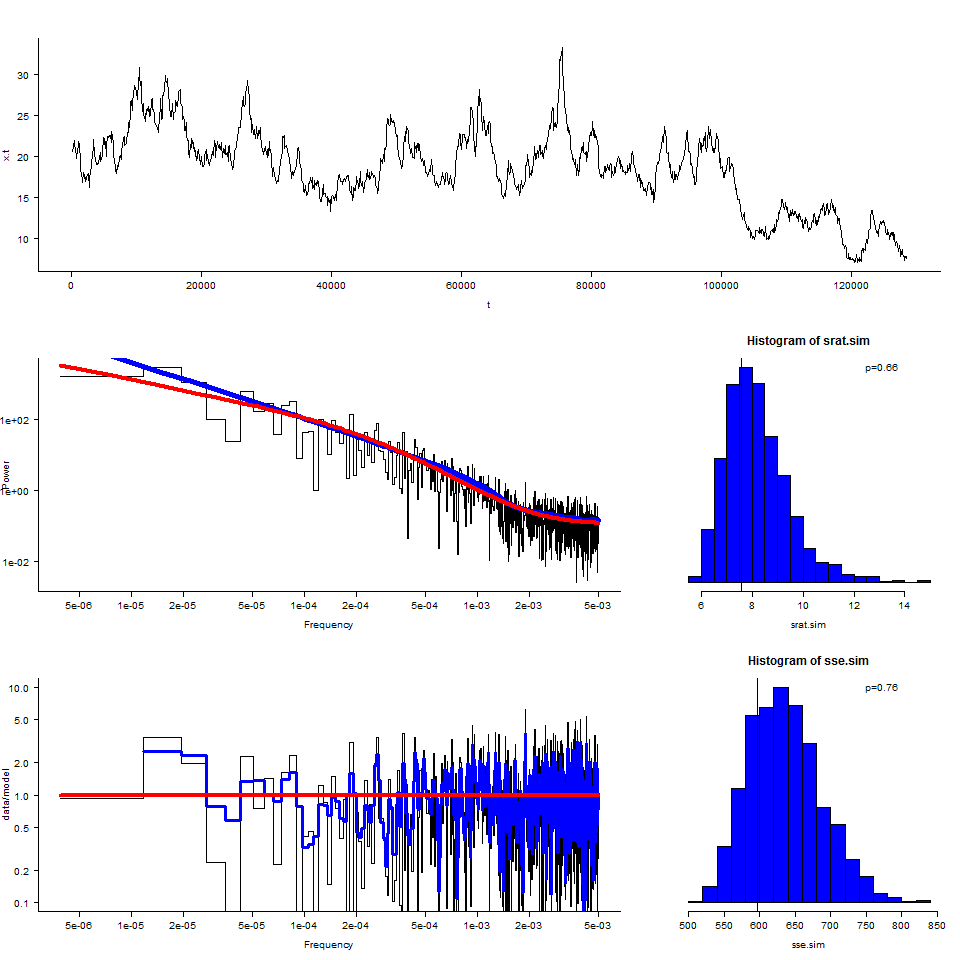

This chart was generated by the following R code:

# ------------------------------------------------
# define PSD model 
#
# Additional parameters that are not to be fitted but
# passed to the model functions are stored in the MOD
# array.

 model <- function(par, x, mod=c(0, 1.0)) {

   a.low <- mod[2]

   if (mod[1] == 0) { 
     y.mod <- model0(par, x) 
   } 

   if (mod[1] == 1) {
     y.mod <- model1(par, x, a.low)
   }

   if (mod[1] == 2) {
	y.mod <- model2(par, x)
   }

     if (mod[1] == 3) {
	y.mod <- model3(par, x, a.low)
   }

 return(y.mod)
}

# ------------------------------------------------
# define PSD model as a power law y = b*x^-a + c

model0 <- function(par, x) { 
  logmin <- -100
  a <- par[1]
  b <- par[2]
  c <- par[3]

  ly.mod <- -a*log(x)+b
  ly.mod <- pmax(ly.mod,logmin)
  y.mod <- exp(ly.mod) + exp(c)
  return(y.mod) 
}

# ------------------------------------------------
# define PSD model as a bending power law 
#
# y(x) = b*x^(-a1) / [1 + (x/x_b)^(a2-a1) ] + c
#
# y(x >> x_b) = A * x^(-a2) * x_b^(a2-a1)
# y(x << x_b) = A * x^(-a1)
#
# This is a power law of slope -a1 at x << x_b
# and a power law of slope -a2 at x >> x_b.
# Between these two extremes is smoothly changes
# from one slope to the other.
# (x_b is the break/bend point.)
#
# The parameters are stored in the one dimensional array par
# par = [a2, x_b, b, c]
#      a1  = power law index at x << x_b [given seperately]
#      a2  = power law index at x >> x_b
#      x_b = break point
#      b   = normalisation (input as log[N])
#      c   = constant
#
# x_b, b and c are passed to the function in log_10 units.

model1 <- function(par, x, a.low=1.0) {

  logmin <- -100

  a1 <- a.low
  a2 <- par[1]
  x_b <- par[2]
  b <- par[3]
  c <- par[4]

# convert x to log units

  logx <- log(x)

# set up arrays

  logq <- x*0
  y <- x*0

# Calculate bending factor q=1+z with z = (x/x_b)^(a2-a1).
# But to avoid overflow/underflow we calculate
#   log[z] = (a2 - a1) * (log[x] - log[x_b])

  logz <- (a2-a1)*(logx - x_b)

# split into regions of low, medium and high z.
# i.e. where x << x_b, x ~ x_b and x >> x_b
# and treat these seperately to avoid underflow/
# overflow errors

  lo <- (logz < -16)
  hi <- (logz > 16)
  me <- (logz > -16) & (logz < 16)

  if (sum(lo, na.rm=TRUE) > 0) { logq[lo] <- log(1.0) }
  if (sum(hi, na.rm=TRUE) > 0) { logq[hi] <- logz[hi] }
  if (sum(me, na.rm=TRUE) > 0) { logq[me] <- log(exp(logz[me])+1) }

# calculate log(y)

  logy <- -a1*logx - logq + b

# watch for very low/high values (catch over/underflow)

  lo <- (logy < logmin)
  hi <- (logy > -logmin)
  me <- (logy > logmin) & (logz < -logmin)

  if (sum(hi, na.rm=TRUE) > 0) { y[hi] <- exp(-logmin) }
  if (sum(me, na.rm=TRUE) > 0) { y[me] <- exp(logy[me]) }

  y <- y + exp(c)

  return(y)

}


# ------------------------------------------------
# define PSD model as a power law y = b*x^-a 

model2 <- function(par, x) { 
  logmin <- -100
  a <- par[1]
  b <- par[2]

  ly.mod <- -a*log(x)+b
  ly.mod <- pmax(ly.mod,logmin)
  y.mod <- exp(ly.mod) 
  return(y.mod) 
}

# ------------------------------------------------
# define PSD model as a bending power law 
#
# y(x) = b*x^(-a1) / [1 + (x/x_b)^(a2-a1) ] 
#
# y(x >> x_b) = A * x^(-a2) * x_b^(a2-a1)
# y(x << x_b) = A * x^(-a1)
#
# This is a power law of slope -a1 at x << x_b
# and a power law of slope -a2 at x >> x_b.
# Between these two extremes is smoothly changes
# from one slope to the other.
# (x_b is the break/bend point.)
#
# The parameters are stored in the one dimensional array par
# par = [a2, x_b, b]
#      a1  = power law index at x << x_b [given seperately]
#      a2  = power law index at x >> x_b
#      x_b = break point
#      b   = normalisation (input as log[N])
#
# x_b, b are passed to the function in log_10 units.

model3 <- function(par, x, a.low=1.0) {

  logmin <- -100

  a1 <- a.low
  a2 <- par[1]
  x_b <- par[2]
  b <- par[3]

# convert x to log units

  logx <- log(x)

# set up arrays

  logq <- x*0
  y <- x*0

# Calculate bending factor q=1+z with z = (x/x_b)^(a2-a1).
# But to avoid overflow/underflow we calculate
#   log[z] = (a2 - a1) * (log[x] - log[x_b])

  logz <- (a2-a1)*(logx - x_b)

# split into regions of low, medium and high z.
# i.e. where x << x_b, x ~ x_b and x >> x_b
# and treat these seperately to avoid underflow/
# overflow errors

  lo <- (logz < -16)
  hi <- (logz > 16)
  me <- (logz > -16) & (logz < 16)

  if (sum(lo, na.rm=TRUE) > 0) { logq[lo] <- log(1.0) }
  if (sum(hi, na.rm=TRUE) > 0) { logq[hi] <- logz[hi] }
  if (sum(me, na.rm=TRUE) > 0) { logq[me] <- log(exp(logz[me])+1) }

# calculate log(y)

  logy <- -a1*logx - logq + b

# watch for very low/high values (catch over/underflow)

  lo <- (logy < logmin)
  hi <- (logy > -logmin)
  me <- (logy > logmin) & (logz < -logmin)

  if (sum(hi, na.rm=TRUE) > 0) { y[hi] <- exp(-logmin) }
  if (sum(me, na.rm=TRUE) > 0) { y[me] <- exp(logy[me]) }

  return(y)

}


# ------------------------------------------------
# define periodogram log likelihood function
# S = -log(likelihood)

mlogl <- function(par, x, y, mod=c(0, 1.0)) {
  mody <- model(par, x, mod=mod)
  l <- sum( log(mody) + y/mody , na.rm=TRUE)
  return(l)
}

# ------------------------------------------------
# define posterior in terms of likelihood * prior
# for the parameters. Actually we work with  
# -log[posterior] = -log[likelihood] + -log[prior]

lpost <- function(par, x, y, mod=c(0, 1.0)) {
  ml.post <- mlogl(par, x, y, mod=mod) + mlprior(par, mod=mod)
  return(ml.post)
}


# ------------------------------------------------
# Define the prior densities for the parameter
# of the model. Actually, calculate the minus
# log prior density, which can then be combined
# with the minus log likelihood (MLOGL).

mlprior <- function(par, mod=c(0, 1.0)) {

# smallest allowed log(number) - to avoid underflow
# and -log(0) infinities.

  logmin <- -100

# set allowed range of parameters

  alim <- c(-1,8)

# define prior density at parameters = par
# as the product of the prior densities 
# for each parameter

  if ( mod[1] == 0 ) {
     a <- par[1]
     b <- par[2]
     c <- par[3]
     pa <- (a >= min(alim) && a <= max(alim))
     pb <- 1.0
     pc <- 1.0
     pr <- pa*pb*pc
  } 

  if (mod[1] == 1) {
     a <- par[1]
     b <- par[2]
     c <- par[3]
     d <- par[4]
     pa <- (a >= min(alim) && a <= max(alim))
     pb <- 1.0
     pc <- 1.0
     pd <- 1.0

# Alternative priors using Normal densities (for RE J1034)
#     pa <- dnorm(a,mean=2,sd=2)
#     pb <- dnorm(b,mean=-6.9,sd=2.3)
#     pc <- dnorm(c,mean=-4.6,sd=2.3)
#     pd <- dnorm(d,mean=0,sd=2.3)

     pr <- pa*pb*pc*pd
  }

  if (mod[1] == 2) {
     a <- par[1]
     b <- par[2]
     pa <- (a >= min(alim) && a <= max(alim))
     pb <- 1.0
     pr <- pa*pb
  } 

  if (mod[1] == 3) {
     a <- par[1]
     b <- par[2]
     c <- par[3]
     pa <- (a >= min(alim) && a <= max(alim))
     pb <- 1.0
     pc <- 1.0

     pr <- pa*pb*pc
  }


# take the log, watching out for zeros

  if (pr > 0) {
    mlp <- -log(pr)
  } else {
    mlp <- -logmin
  }

  return(mlp)

}

# ------------------------------------------------
# function to compute the periodogram from an input
# time series

pgram <- function(x, dt, rms=TRUE, leahy=FALSE, plotq=TRUE) {
  N <- length(x)
  df <- 1/(N*dt)
  f <- seq(1,N/2)*df
  x.mean <- mean(x)

# define the different normalisation options

  norm <- 2.0*dt/N
  if (rms == TRUE && leahy == FALSE) { 
    norm <- norm/x.mean^2 
    ylab <- "Power density [(rms/mean)^2/Hz]"
  }
  if (leahy == TRUE) { 
    norm <- norm/x.mean 
    ylab <- "Power density [Leahy norm.]"
  }
  if (leahy == FALSE && rms == FALSE) {
    ylab <- "Power density [abs. norm.]"
  }
  xlab <- "Frequency"

# calculate the FFT, square it and normalise

  p <- fft(x)
  pow <- abs(p[2:(N/2+1)])
  pow <- pow * pow * norm

# make a plot if requested

  if (plotq == TRUE) {
    plot(f, pow, bty="l", type="s", log="xy", bty="l")

    n.filt <- 10
    filt <- array(1, dim=n.filt)/n.filt
    filter.y <- filter(log(pow), filter=filt)
    filter.y <- exp(filter.y + 0.577214)
    lines(f, filter.y, type="l", col="red", lw=5)

    filt <- c(0.25, 0.5, 0.25)
    filter.y <- filter(pow, filter=filt)
    lines(f, filter.y, type="s", col="green", lw=3)

    smooth.per <- lowess(log(f), log(pow), f=0.1)
    smooth.x <- exp(smooth.per$x)
    smooth.y <- exp(smooth.per$y + 0.557214) 
    lines(smooth.x, smooth.y, type="l", col="blue", lw=5)
  }

# put the results in a list to return

  per <- list(f=f, p=pow, ylab=ylab, xlab=xlab, p.smooth=filter.y)

  return(per)
}

# ------------------------------------------------
# The MCMC routine. Metropolis-Hastings algorithm
# using a Normal random walk for the proposal 
# distribution.
#
#  theta.0 - vector of starting parameter values
#  cov     - covariance matrix for proposal dist.
#  M       - number of parameters in theta
#  N       - number of iterations to run
#  accept  - counter for number of acceptances

mchain <- function(x, y, N, mod=c(0, 1.0), theta.0, cov, discard=floor(N/2)) {

# load the MNORMT package (for multivariate normals RMNORM)

  require(mnormt)

# set up output arrays

  M <- length(theta.0)
  theta <- array(0, dim=c(M,N))
  log.p <- array(0, dim=N)
  accept <- 0

# starting location of chain

  theta[,1] <- theta.0
  log.p[1] <- lpost(theta[,1], x, y, mod=mod)

# loop over the chain

  for (t in 2:N) {

# draw a value from the proposal distribution

#    theta.prop <- rmnorm(1, theta[,t-1], cov)

# or use alternative proposal (Student's T distribution)

    theta.prop <- rmt(1, theta[,t-1], cov/3, df=3)

# compute ratio of posteriors at new and old locations
#   r = p(theta.prop|data)/p(theta[t-1]|data)
# in terms of the minus log posterior function lpost
# this is log[p(theta.old|data)] - log[p(theta.new|data)]

  log.pnew <- lpost(theta.prop, x, y, mod=mod)
  log.r <- log.p[t-1] - log.pnew
  
# decide whether or not to update theta.
# theta is updated with probability min(r,1)
# otherwise it is left as before.

  log.r <- min(log.r,0)
  r <- exp(log.r)
  update <- sample(c(TRUE,FALSE), size=1 ,prob=c(r,1-r))
  if (update) {
    theta[,t] <- theta.prop
    log.p[t] <- log.pnew
    if (t > discard) { accept <- accept+1 }
  } else {
    theta[,t] <- theta[,t-1]
    log.p[t] <- log.p[t-1]
  }

# end of loop over the chain

# uncomment this line to output iterations in real time
#  cat("-->", t, theta[,t], r, log.p[t], update, fill=TRUE)

  }

# once the chain has run we discard the first
# section - to remove memory of the starting point

  theta <- theta[,(discard+1):N]
  log.p <- log.p[(discard+1):N]
  L <- N - discard 
  accept <- accept/L

  mcmc.out <- list(theta=theta, 
                   accept=accept,
                   log.p=log.p, L=L)

  return(mcmc.out)
}

# ------------------------------------------------
# Produce some diagnostic plots of MCMC output
# Specifically, plot the time series, autocorrelation
# and histogram for each parameter of each chain

  mcmc.diag <- function(mcmc,theta.map,theta.err,j) {

  M <- dim(mcmc$theta)[1]

  cat(" acceptance rate: ",mcmc$accept,fill=TRUE)

  par(mfrow=c(M,3))

  txt <- paste("Chain",j)  
  for (m in 1:M) {

    lab <- paste("theta[",m,"]", sep="")
    plot(mcmc$theta[m,], type="l", ylab=lab, xlab="t", bty="n")
    if (m == 1) { title(txt) }

    hist(mcmc$theta[m,], prob=TRUE, col="blue", xlab=lab, main="")
    xlim <- c(-3,3)*theta.err[m]+theta.map[m]
    x <- seq(xlim[1], xlim[2], length.out=100)
    lines(x, dnorm(x, mean=theta.map[m], sd=theta.err[m]))

    acf(mcmc$theta[m,], lag.max=30, main=lab)

    }

  }

# ------------------------------------------------
# for each parameter theta[1]...theta[M]
# calculate the R.hat statistic (Gelman & Rubin 1992)
# See also Gelman et al. (2004, sect 11.6)

  Rhat <- function(theta, M, L) {

    R.hat <- array(0, dim=M)
    for (m in 1:M) {
      tj <- theta[m,,]
      sj <- apply(tj, 2, var)
      W <- mean(sj)
      mj <- apply(tj, 2, mean)
      B <- var(mj)*L
      v <- (L-1)/L*W + B/L
      R.hat[m] <- sqrt(v/W)
  
      cat("-- Theta[",m,"] R.hat = ",R.hat[m],sep="")
      if (R.hat[m] > 1.2) { 
        cat(" ** High R.hat. Check results. **",fill=TRUE)
      } else {
        cat(" -- Good R.hat.", fill=TRUE)
      }
    }
    return(R.hat)
  }

# ------------------------------------------------
# The master MCMC routine

  mcmc <- function(x, y, N, J, mod=c(0, 1.0), theta.map, cov, discard=floor(N/2)) {

  M <- length(theta.map)
  L <- N - discard
  theta.err <- sqrt(diag(cov))
  theta <- array(0, dim=c(M, L, J))

  cat("----------------------------------------- \n")
  cat("-- MCMC analysis \n")
  cat("-- ",J," chains, each with ",N," iterations (first ",
          discard," discarded) \n", sep="")
  cat("-- n.sims = ", J*L, " iterations saved \n")

# loop over multiple chains j=1,...,J

  for (j in 1:J) {

     theta.0 <- theta.map + sample(c(2,3,-3,-2),replace=TRUE,size=M)*theta.err
     mc.out <- mchain(x, y, N, mod=mod, theta.0, cov, discard)
     L <- mc.out$L
     cat("-- Chain",j)

# run diagnostic plots for each chain

     mcmc.diag(mc.out, theta.map, theta.err, j)

# then collate the chains into one array

     theta[,,j] <- mc.out$theta
  }

# perform checks for convergence of the J chains

  mcmc.conv(theta, M, L, J)

# collate the results from J chains into one array
# return the MCMC draws to the calling routine

  dim(theta) <- c(M, J*L)

# transpose the array from an M*N matrix to N*M
# where M = no parameters and N = no simulations.

  theta <- t(theta)

# label the columns 

  colnames(theta) <- paste("theta[",1:M,"]", sep="")

  return(theta)

}

# ------------------------------------------------
# Perform checks for convergence of multiple
# Markov chains. Uses Gelman & Rubin's R.hat
# for each parameter, and also a visual check of
# the 80% regions for each parameter.

  mcmc.conv <- function(theta, M, L, J) {

  layout(t(c(1,2)), widths=c(0.3,0.7))

# Calculate R.hat (Gelman & Rubin 1992) for each
# parameter as a check for convergence of chains

  R.hat <- Rhat(theta, M, L)

# plot the R.hat results

  plot(R.hat, 1:M, xlim=c(1,2), ylim=c(0.5,M+0.5), bty="n", pch=16, yaxp=c(1,M,M-1),
  xlab="R.hat", ylab="Parameter")
  abline(v=1.1, lty=2)
  axis(3)

# for each parameter theta[1]...theta[M]
# calculate and plot the 80% intervals from each chain

  plot(rep(0,M+1), 1:(M+1), ylim=c(0.5,M+0.5), xlim=c(-2,2), type="n", bty="n",
    ylab="Parameter", xlab="80% region (scaled)", yaxp=c(1,M,M-1))
  axis(3)

  for (m in 1:M) {
    tj <- theta[m,,]
    intv <- apply(tj, 2, quantile, prob=c(0.1,0.9))
    ci0 <- intv[1,]
    ci1 <- intv[2,]
    mt <- apply(tj, 2, mean)
    scale <- mean(ci1-ci0)/2
    offset <- mean(mt)
    ci0 <- (ci0 - offset)/scale
    ci1 <- (ci1 - offset)/scale
    for (j in 1:J) {
      x <- m + (j-1)/J/4
      segments(ci0[j], x,ci1[j], x, col=j)
    }
  }

  }



# ------------------------------------------------

infer <- function(theta) {

  cat("----------------------------------------- \n")
  cat("-- MCMC inferences \n")

  N <- dim(theta)[1]
  M <- dim(theta)[2]

# compute the covariance matrix from the simulated draws

  covar <- cov(theta)
  cat("-- Covariance matrix (from simulations) \n")

# print on screen

  print(covar)

# calculate for each parameter its mean and
# equal tail 90% interval. These are the posterior
# means and 90% credible intervals from the MCMC.

  theta.mean <- apply(theta, 2, mean)
  theta.sd <- apply(theta, 2, sd)
  theta.ci <- apply(theta, 2, quantile, prob=c(0.05,0.95))

# collect the output into one array

  result <- cbind(theta.mean, theta.sd, t(theta.ci))

# put some names on the rows/columns to make it
# easier to read.

  colnames(result) <- c("mean", "sd", "5%", "95%")
  rownames(result) <- colnames(theta)

# print the output on screen

  cat(" \n")
  cat("-- Posterior summaries of parameters \n")
  print(result)

# 2D correlation plots of the parameters
#  pairs(theta, gap=0, labels=colnames(theta), pch=".")

#  for (i in 1:M) { labels[i] <- expression(theta[i]) }
  cont.pairs(theta)

# return the output to the calling routine

  return(result)

  }


# ------------------------------------------------
# Model fitting function
# uses NLM to minimise the minus log posterior
# (or likelihood).

  fit.model <- function(x, y, mod=c(0, 1.0), par.0, obs=FALSE, ylab="Power") {

# define the size, resolution of the data
# and number of model parameters

    nx <- length(x)
    dx <- x[1]
    M <- length(par.0)

# before minimising the fit statistic we make a crude
# estimate of the normalisation in order that this is
# of the right order to begin with.
# We renormalise the power law by taking the ratio of
# the observed power to the model power.

   var.obs <- sum(y)
   var.mod <- sum(model(par.0, x, mod=mod))
   renorm <- (var.obs/var.mod)
   if (mod[1] == 0) { par.0[2] <- par.0[2] + log(renorm) }
   if (mod[1] == 1) { par.0[3] <- par.0[3] + log(renorm) }
   if (mod[1] == 2) { par.0[2] <- par.0[2] + log(renorm) }
   if (mod[1] == 3) { par.0[3] <- par.0[3] + log(renorm) }

# minimise the function lpost starting from position
# par.0. If this is the real data (obs=TRUE) then
# also calculate the hessian matrix (second derivatives
# of lpost). This can be inverted to get the covariance
# matrix and the mode.

    result <- nlm(lpost, par.0, hessian=obs, x=x, y=y, mod=mod)

# Store the result - MAP = maximum a posteriori

    theta.map <- result$estimate

# compute the model at the posterior mode

    y.map <- model(theta.map, x, mod=mod)

# compute the deviance (-2 * log likelihood)

    D.obs = 2.0*mlogl(theta.map,x,y,mod=mod)

# and highest outlier R.max = max(2*data/model)

    rat <- 2.0*(y/y.map)
    T.obs <- max(rat)
    j.peak <- which.max(rat)
    f.peak <- x[j.peak]

# compute the KS statistic comparing the data/mode
# residuals to an exponential distribution (~chi^2_2/2)

    ks.out <- ks.test(rat/2, "pexp")
    ks <- ks.out$statistic

# highest outlier from smoothed data.
# i.e. smooth raw periodogram with a filter
# and take ratio of smoothed data to fitted model

    kern <- c(0.25, 0.5, 0.25)
    y.smooth <- filter(y, filter=kern)
    rat.smooth <- 2.0*(y.smooth/y.map)
    srat <- max(rat.smooth, na.rm=TRUE)
    sj.peak <- which.max(rat.smooth)
    sf.peak <- x[sj.peak]

# compute the sum of the square standardised residuals
# (like chi square). See Anderson et al. (1990; ApJ, 364, 699)

    sse <- sum(((y-y.map)/y.map)^2)

# If obs == TRUE (i.e. this is the "real" observation)
# then present the results of the model fitting to the
# user. Otherwise (e.g. if this is a simulation) remain
# silent.

    if (obs == TRUE) {

# plot the MAP model and data/model residuals
# save the existing plotting parameters, 
# to be restored once finished

      par.mfrow <- par()$mfrow
      par.mfcol <- par()$mfcol
      par.mar <- par()$mar
      par.oma <- par()$oma

      layout(matrix(c(1,2)), heights=c(1.5,1))
      par(mar=c(0,6,0,0),oma=c(0,2,2,2))
  
      x.plot <- c(x[1]-dx/2,x)
      y.plot <- model(theta.map, x.plot, mod=mod)
      plot(x-dx/2, y, log="xy", type="s", xlab="", ylab=ylab, xaxt="n", bty="l")
      axis(1, labels=FALSE)
      lines(x.plot, y.plot, lty=1, lwd=4, col="red")

      par(mar=c(6,6,0,0))
      plot(x-dx/2, rat/2, log="xy", type="s", xlab="Frequency", ylab="data/model", bty="l")
      lines(range(x)-dx/2,c(1,1), lwd=4, col="red")

# restore the graphics device parameters

      par(mfcol=par.mfcol, mfrow=par.mfrow, oma=par.oma, mar=par.mar)

# calculate errors based on Normal approximation 

      theta.cov <- solve(result$hessian)
      theta.err <- sqrt(diag(theta.cov))

# present results on screen

      cat("----------------------------------------- \n")
      cat("-- Model ",mod," result: \n", sep="")
      for (i in 1:M) {
        cat("--   theta[",i,"] = ", theta.map[i]," +/- ", theta.err[i],
          sep="",fill=TRUE)
      }

# minimisation diagnostics

      if (result$code == 3) {
        cat ("** Last global step in NLM failed to locate a point
          lower than estimate.\n")
      }
      if (result$code == 4) {
        cat("** Iteration limit exceeded in NLM. \n")
      }
      if (result$code == 5) {
        cat("** Maximum stepsize in NLM exceeded five times. \n")
      }
    
# display the deviance and highest outlier from observation
   
      cat(" ",fill=TRUE)
      cat("-- Number of frequencies = ", nx, fill=TRUE)
      cat("-- Deviance [-2 log L] D = ", D.obs, fill=TRUE)
      cat("-- Highest data/model outlier 2I/S = ", T.obs)
      cat(" at frequency ", f.peak, fill=TRUE)
      cat("-- Highest smoothed data/model outlier 2Sm[I]/S = ", srat)
      cat(" at frequency ", sf.peak, fill=TRUE)

# calculate the expected summed residual conditional on the model
# begin correct: S=sum(2*data/model) --> E[S] = 2N and V[S] = 4N
# since 2*data/model is chi^2_2 per data point.

      S.obs <- sum(rat)
      S.exp <- 2.0*(nx-M) 
      S.sd <- sqrt(4.0*(nx-M))

      cat("-- Summed residual S = ", S.obs, sep="", fill=TRUE)
      cat("-- Expected S ~ ", S.exp," +/- ", S.sd, sep="", fill=TRUE)

      cat("-- KS test p-value (use with caution) p = ", ks.out$p.value,
           sep="", fill=TRUE)
      cat("-- Merit function (SSE) = ", sse, fill=TRUE,sep="")

    } else {

      theta.cov <- 0

    }

# include the fitted parameters, covariance and test 
# statistics in the output list
  
  result <- list(theta.map=theta.map, theta.cov=theta.cov,
                 T=T.obs, D=D.obs, f.peak=j.peak, ks=ks, sse=sse,
                 y.fit=y.map, srat=srat)

  return(result)

  }

# ------------------------------------------------
  pp <- function(theta, x, mod=c(0, 1.0), Q=dim(theta)[2], x0) {

# use the MCMC draws from the posterior to perform
# posterior predictive checks. 
# Randomly draw parameters theta.sim, use these to
# produce some simulated data y.sim. Fit the
# data and record the test quantities (as with the true data).

# randomly shuffle the MCMC output to mix the
# individual chains

    L <- dim(theta)[1]
    M <- dim(theta)[2]
    theta <- theta[sample(1:L),]

# Q = number of simulations (Q <= L)

    Q <- min(Q, L)

# initialise arrays for storing the test quantities

    D <- array(0, dim=Q)
    T <- D
    f.peak <- D
    ks <- D
    sse <- D
    y0 <- D
    lrt <- D
    srat <- D

    nx <- length(x)

# loop over Q simulations

    cat("----------------------------------------- \n")
    cat("-- Posterior predictive checks with ",Q," simulations",sep="",fill=TRUE)

    jump <- floor(Q/10)
    for (sim in 1:Q) {

      theta.sim <- theta[sim,]                # draw random paras
      y.sim <- model(theta.sim, x, mod=mod)   # 'true' spectrum
      y.sim <- y.sim*rexp(nx)                 # random data

      fit.sim <- fit.model(x, y.sim, mod=mod, theta.sim) # fit data

# store output

      D[sim] <- fit.sim$D                     
      T[sim] <- fit.sim$T
      ks[sim] <- fit.sim$ks
      sse[sim] <- fit.sim$sse
      f.peak[sim] <- fit.sim$f.peak
      y0[sim] <- y.sim[x0]
      srat[sim] <- fit.sim$srat     

      lrt[sim] <- calc.lrt(x, y.sim, mod=mod, theta.sim, D[sim])
 
      if (sim %% jump == 0) { cat("-- ",sim/jump*10,"%",sep="",fill=TRUE) }
    }

    pp.out <- list(T.sim=T, D.sim=D, f.sim=f.peak, ks.sim=ks, sse.sim=sse, 
                   y0=y0, lrt.sim=lrt, srat.sim=srat)  
    return(pp.out)

  }

# ------------------------------------------------
# Function to calculate the Likelihood Ratio Test
# statistic (LRT). Two (nested?) models are fitted
# to the same data, and the difference between the two 
# -2*log[likelihood] functions is LRT.
#
# If original model is 0 (or 1) use 1 (or 0) as alternative
# If original model is 2 (or 3) use 3 (or 2) as alternative

calc.lrt <- function(x, y, mod, theta, D) {

# guestimate a bend frequency - in middle of log[freq] range

      f.br <- 0.5*(max(log(x)) + min(log(x)))

      if (mod[1] == 0) {
	   mod.alt <- c(1, mod[2])
         par0 <- c(theta[1], f.br, theta[2], theta[3])
         y.mod <- model(par0, x, mod=mod.alt)
         par0[3] <- par0[3] + log(sum(y)/sum(y.mod))
         fit.alt <- nlm(mlogl, par0, x=x, y=y, mod=mod.alt, fscale=D)
       } 

	if (mod[1] == 1) {
	   mod.alt <- c(0, mod[2])
         par0 <- c(theta[1], theta[3], theta[4])
         y.mod <- model(par0, x, mod=mod.alt)
         par0[2] <- par0[2] + log(sum(y)/sum(y.mod))
         fit.alt <- nlm(mlogl, par0, x=x, y=y, mod=mod.alt, fscale=D)
      }

      if (mod[1] == 2) {
	   mod.alt <- c(3, mod[2])
         par0 <- c(theta[1], f.br, theta[2])
         y.mod <- model(par0, x, mod=mod.alt)
         par0[3] <- par0[3] + log(sum(y)/sum(y.mod))
         fit.alt <- nlm(mlogl, par0, x=x, y=y, mod=mod.alt, fscale=D)
      } 

	if (mod[1] == 3) {
	   mod.alt <- c(2, mod[2])
         par0 <- c(theta[1], theta[3])
         y.mod <- model(par0, x, mod=mod.alt)
         par0[2] <- par0[2] + log(sum(y)/sum(y.mod))
         fit.alt <- nlm(mlogl, par0, x=x, y=y, mod=mod.alt, fscale=D)
      }

     D.alt <- 2.0*fit.alt$minimum

# calculate LRT = different between the -2*log[likelihoods]

     if (mod[1] == 0 || mod[1] == 2) {
       lrt <- D - D.alt
     } else {
       lrt <- D.alt - D
     }

     return(lrt)
}

# ------------------------------------------------
# function to plot histograms of posterior predictive
# distributions for test quantities

  pp.plot <- function(T.obs, T.sim, name="T.sim", p.T) {

# calculate histogram of T.sim

  hist.T <- hist(T.sim, breaks=20, plot=FALSE)
  xmin <- min(hist.T$breaks, T.obs)
  xmax <- max(hist.T$breaks, T.obs)
  txt.title <- paste("Histogram of", name)
  plot(hist.T, col="blue", xlim=c(xmin, xmax),
     main=txt.title,xlab=name, bty="n", yaxt="n", ylab="")

# mark the observed valuelab

  abline(v=T.obs)

# annotate plot

  xpos <- (xmax-xmin)*0.8 + xmin
  ypos <- max(hist.T$counts)
  txt <- paste("p=", signif(p.T, 2), sep="")
  text(xpos, ypos, txt)

  }

# ------------------------------------------------
# Function to produce a matrix plot showing
# contour plots of pairs of parameters,
# similar to the output of the PAIRS function
# but using contour plots rather than scatter plots.
#
# Input:
#  theta   - N*M array of parameter values
#  n       - number of points to add to scatter plots

cont.pairs <- function(theta, n=2000, cex=1.5,
                       cont=TRUE, labels=colnames(theta)) {

# load the MASS library, which includes the KDE2D function

  require(MASS)

# number of points to plot

  np = max(n,2000)

# get the number of parameters

  M <- dim(theta)[2]

# save the existing plotting parameters, 
# to be restored once finished

 par.mfrow <- par()$mfrow
 par.mfcol <- par()$mfcol
 par.mar <- par()$mar
 par.oma <- par()$oma
 par.mgp <- par()$mgp

# define a plotting array comprising M*M regions

  par(mfcol=c(M,M))

# leave some room around the edges of the plot

  par(mar=c(0,0,0,0), oma=c(6,6,6,6), mgp=c(3,3,0))

# number of data points to include on scatter plots

  n <- min(n, dim(theta)[1])

# loop over an M*M square of parameter pairs theta_i, theta_j

  for (i in 1:M) {
    for (j in 1:M) {

# calculate a two dimensional density from the
# values of {theta(,i), theta(,j)} and plot the
# density contours

      if (i != j) {
        z <- kde2d(theta[,i], theta[,j])
        contour(z, nlevels=7, drawlabels=FALSE, xlab="",
                ylab="",main="",axes=FALSE) 

# draw a box around the plot region

         box(which="plot")

# add axes labels and tick marks only to outer
# plots (as in the PAIRS function)

         if (i == 1 & j %% 2 == 0) {
            axis(2,label=TRUE)
         } 
         if (i == M & j %% 2 == 1) {
            axis(4,label=TRUE)
         }
         if (i %% 2 == 1 & j == M) {
            axis(1,label=TRUE)
         } 
         if (i %% 2 == 0 & j == 1) {
            axis(3,label=TRUE)
         }
      } 

# if we're on the diagonal do not plot any data, just 
# give the name of the ith parameter

      if (j == i) {
        plot(1, 1, type="n", xlab="", ylab="", xaxt="n", yaxt="n", bty="n",
             xlim=c(0,1), ylim=c(0,1))
        text(0.5, 0.5, labels[i], cex=cex)
      }
 
# if we're in the upper right half of the plot array add
# the points to make a scatter plot.

      if (i > j) {
        if (cont == TRUE) {
          contour(z, nlevels=7, drawlabels=FALSE, add=TRUE, col="grey45", lwd=1)
        }         
        points(theta[1:np,i], theta[1:np,j], pch=16, cex=0.2)
      }            # end if (i > j)
    }              # end loop over j
  }                # end loop over i

# restore the graphics device parameters

  par(mfcol=par.mfcol, mfrow=par.mfrow, oma=par.oma, mar=par.mar, mgp=par.mgp)

}


# ------------------------------------------------













# ------------------------------------------------
# ------------------------------------------------
# main program
#
# N <- full length of each MCMC chain
# J <- number of chains
# Q <- number of simulations to use in ppp tests (Q <= N*J/2)
# ps <- TRUE/FALSE: output to PostScript file?
# pois <- TRUE/FALSE are the data in ct/s units subject to Poisson noise?
# prep <- TRUE/FALSE try pre-processing of time series?
# a.low <- [fixed] low-frequency slope in bending spectral models
# mod <- choice of model (integer), or if FALSE then prompt user to select model
# t.range <- time intervals (numeric vector), or if FALSE prompt user to select range
# cols <- columns to load from file, or if FALSE prompt user to choose
# par.init <- initial values for model parameters, or if FALSE prompt user
# pause <- if TRUE then pause between certain steps to view onscreen displays
# file.out <- if TRUE then save the posterior parameter summaries to a text file
#
# packages needed:
#   MASS, MNORMT
#
# ------------------------------------------------

bayes <- function(file="", N=5000, J=5, Q=1000, ps=FALSE, pois=FALSE, 
                  prep=FALSE, a.low=1.0, mod=FALSE, t.range=FALSE, 
 			  cols=FALSE, par.init=FALSE, pause=TRUE, file.out=FALSE) {

# define eta: the minimum (fractional) allowed spread in sampling
# (considered as numerical jitter)

  eta <- 1.0e-3

# deide to output to screen or PS file (if q.ps == TRUE)

   if (ps == TRUE) {
     postscript("bayes.ps", family="Times", horizontal=TRUE)
     par(cex=1.5, lwd=1.5, ps=15, las=1)
   }
  layout(1)

# ------------------------------------------------
# load time series data

# select the file to load

  if (file == "") {
    file <- file.choose()
  }

# get the 'base' of the filename (exclude the path) and
# extract its root (i.e. before file extention)

  if (file.out == TRUE) {
    file.base <- basename(file)
    file.bits <- unlist(strsplit(file.base, "\\."))
    file.n <- length(file.bits)
    file.root <- paste(file.bits[1:(file.n-1)], collapse=".")
    text.out <- paste(file.root, "_bayes.txt", sep="")
    ps.out <- paste(file.root, "_bayes.ps", sep="")
  } else {
    ps.out <- "bayes.ps"
  }

# load data table from file

  data <- read.table(file, skip=1)
 
# assumes there are two columns: TIME, VARIABLE
# if there are more than two columns, prompt the user
# to select which to use. Or take values specified upon
# calling (when cols not FALSE)

  dims <- dim(data)
  n.cols <- dims[2]

  if (cols == FALSE) {

    cols <- c(1,2)

    if (n.cols != 2) {
      cat("----------------------------------------- \n")
      cat("-- The chosen file contains ",n.cols," columns", fill=TRUE)
      cat("-- Which columns contain the TIME and VARIABLE? [1, 2]", fill=TRUE)
      str <- readline("--> ")

      if (str != "") {
        cols <-  as( unlist( strsplit(str, split=" ") ), "numeric") 
      }
    }
  }

  t <- data[,cols[1]]
  x <- data[,cols[2]]

  dt <- abs(t[2]-t[1])
  n <- length(t)

# ------------------------------------------------
# check for uneven sampling

# calculate first differences

 t.diff <- t[2:n] - t[1:(n-1)]

# calculate sd/mean of first differences

 t.spread <- sd(t.diff) / mean(t.diff)

# is this unacceptable? (compared to numerical error)

  uneven <- FALSE
  if (t.spread > eta) { uneven <- TRUE }
  if (uneven == TRUE) {
    cat("----------------------------------------- \n")
    cat("-- Uneven sampling of time series", fill=TRUE)
    cat("-- Std dev. of sampling rate is ", 100*t.spread, "%", fill=TRUE)
    cat("-- Mean sampling rate is ", mean(t.diff), fill=TRUE)
    cat("-- Will resample to even grid - PLEASE CHECK RESULTS CAREFULLY", fill=TRUE)
    intp <- approx(t, x, n=n)
    t.old <- t
    x.old <- x
    t <- intp$x
    x <- intp$y
    dt <- t[2] - t[1]
  }

# ------------------------------------------------


# Poisson noise level for photon counting data
  if (pois == TRUE) {
    pn <- 2.0/mean(x, na.rm=TRUE)
  }

  cat("----------------------------------------- \n")
  cat("-- Time series: ",file,sep="",fill=TRUE)
  cat("-- Length ",length(x),", sampling interval ",dt,sep="",fill=TRUE)

# ------------------------------------------------
# plot the time series

  plot(t, x, type="s", bty="n")
  if (uneven == TRUE) {
    lines(t.old, x.old, type="b", col="green")
  }

# ------------------------------------------------
# allow user to select a subset of the data
# unless already specified at calling (t.range not FALSE)

  if (t.range == FALSE) {
    print("-- Select the range of data to use.")
    t.range <- c(min(t), max(t))
    cat("-- Current range [",t.range[1], ",", t.range[2], "] (RETURN to accept)", fill=TRUE)
    str <- readline("--> ")
    if (str != "") {
       t.range <-  as( unlist( strsplit(str, split=" ") ), "numeric") 
       mask <- (t >= t.range[1] & t <= t.range[2])
       t <- t[mask]
       x <- x[mask]
       plot(t, x, type="s", bty="n")
    }
  }

# ------------------------------------------------
# pre-process data

  if (prep == TRUE) {
    print("-- Choose pre-processing of time series.")
    print("-- 0: none")
    print("-- 1: end-matching")
    print("-- 2: first differences") 
    print("-- 3: subtract LOWESS smoothed trend line")
    print("-- 4: log transform")

    pre.method <- readline(prompt = "--> ")

    n.t <- length(t)

    if (pre.method == 1) {
      dy <- x[n.t] - x[1]
      dx <- t[n.t] - t[1]
      mm <- dy/dx
      cc <- x[1] - mm*t[1]
      x.mod <- mm*t + cc
      x <- x - x.mod
      plot(t, x, type="s", bty="l")
    }

    if (pre.method == 2) {
      dy <- x[2:n.t] - x[1:n.t-1]
      dx <- 0.5 * (t[2:n.t] + t[1:n.t-1]) 
      t <- dx; x <- dy
      plot(t, x, type="s", bty="l")
    }

    if (pre.method == 3) {
      smoo <- lowess(t, x, f=0.1)
      x <- x - smoo$y
      plot(t, x, type="s", bty="l")
    }

    if (pre.method == 4) {
       x <- log10(x)
       plot(t, x, type="s", bty="l")
    }

  }

# ------------------------------------------------
# compute and plot periodogram

  if (pause == TRUE) {
    tmp <- readline(prompt = "-- Press return to see periodogram. \n")
  }

  x.t <- x
  pergram <- pgram(x, dt, rms=TRUE)
  y <- pergram$p
  x <- pergram$f
  y.smooth <- pergram$p.smooth

  nx <- length(x) 

# ------------------------------------------------
# choose model

  if (mod == FALSE) {
    print("-- Which model do you want?")
    print("-- 0:  Power law + constant         ")
    print("-- 1:  Bending power law + constant ")
    print("-- 2:  Power law                    ")
    print("-- 3:  Bending power law            ")
    mdl <- readline(prompt="--> ")
  } else {
    mdl <- mod
  }

# log(midpoint) of freq scale. used as initial guess of
# the break/bend frequency.

  f.br <- 0.5*(max(log(x)) + min(log(x))) 

  if (mdl == "0") {
    mod <- c(0, a.low)
    p.noise <- log(mean(y[(nx-10):nx]))
    if (pois == TRUE) { p.noise <- pn }
    par.0 <- c(1.5, -5, p.noise)
    y.mod <- model(par.0, x, mod)
    par.0[2] <- par.0[2] + log(sum(y)/sum(y.mod))
  }

  if (mdl == "1") {
    mod <- c(1, a.low)
    p.noise <- log(mean(y[(nx-10):nx]))
    if (pois == TRUE) { p.noise <- pn }
    par.0 <- c(2.8, f.br, -5, p.noise)
    y.mod <- model(par.0, x, mod)
    par.0[3] <- par.0[3] + log(sum(y)/sum(y.mod))
  }

  if (mdl =="2") {
    mod <- c(2, a.low)
    par.0 <- c(1.5, -5)
    y.mod <- model(par.0, x, mod)
    par.0[2] <- par.0[2] + log(sum(y)/sum(y.mod))
  }

  if (mdl == "3") {
    mod <- c(3, a.low)
    par.0 <- c(1.3, f.br, -5)
    y.mod <- model(par.0, x, mod)
    par.0[3] <- par.0[3] + log(sum(y)/sum(y.mod))
  }

# use the user-supplied starting parameters if given (by par.init)
# If par.init == FALSE then prompt the user to update initial guess
# If par.init == TRUE then use initial guess without prompting user

  if (par.init != FALSE && par.init != TRUE) {
     par.0 <- par.init
  }

# calculate model using initial parameter values

  y.mod <- model(par.0, x, mod)
  lines(x, y.mod, type="l", col="purple")

  print("-- Initial parameter values")
  cat("-- ", par.0, fill=TRUE)

  if (par.init == FALSE) {
    print("-- Enter alternative values(or RETURN to accept)")
    par.str <- readline(prompt = "-->")
    while (par.str != "") {
      par.0 <- as( unlist( strsplit(par.str, split=" ") ), "numeric")
      y.mod <- model(par.0, x, mod)
      lines(x, y.mod, type="l", col="purple")
      print("-- Enter alternative values(or RETURN to accept)")
      par.str <- readline(prompt = "-->")
    }
  }

# ------------------------------------------------
# define model spectrum and fit to periodogram data

  fit.obs <- fit.model(x, y, mod=mod, par.0, obs=TRUE, ylab=pergram$ylab)

  theta.map <- fit.obs$theta.map
  theta.cov <- fit.obs$theta.cov
  f.peak=fit.obs$f.peak

# ------------------------------------------------
# calculate LRT statistic

  lrt.obs <- calc.lrt(x, y, mod=mod, theta.map, fit.obs$D)
  cat("-- Likelihood Ratio Test (LRT) = ", lrt.obs, fill=TRUE,sep="")
  p.lrt <- pchisq(lrt.obs, df=1, lower.tail=FALSE)
  cat("-- LRT test p-value = ", p.lrt, fill=TRUE, sep="")

# ------------------------------------------------
# generate the MCMC chains

# set up the covariance matrix for the
# (Normal) proposal distribution used to
# generate the MCMC outp

  cov <- theta.cov * 1.2

# N = (full) length of each chain
# J = number of chains
# call the mcmc routines

  mcmc.out <- mcmc(x, y, N, J, mod=mod, theta.map, cov)
  L <- dim(mcmc.out)[2]

# get parameter inferences from MCMC draws

  mcmc.infer <- infer(mcmc.out)

# save to a text file if requested

  if (file.out == TRUE) {
	write.table(mcmc.infer, file=text.out)
  }

# posterior predictive model checks

  pp.out <- pp(mcmc.out, x, mod=mod, Q, f.peak)

  T.sim <- pp.out$T.sim
  D.sim <- pp.out$D.sim
  ks.sim <- pp.out$ks.sim
  sse.sim <- pp.out$sse.sim
  srat.sim <- pp.out$srat.sim
  y0.sim <- pp.out$y0

  lrt.sim <- pp.out$lrt.sim

# ------------------------------------------------

# plot histograms of the posterior predictive distributions
# of statistics

  T.obs <- fit.obs$T
  D.obs <- fit.obs$D
  ks.obs <- fit.obs$ks
  sse.obs <- fit.obs$sse
  srat.obs <- fit.obs$srat
 
# calculate p-values of statistics

  p.T <- mean(T.sim > T.obs)
  p.D <- mean(D.sim > D.obs)
  p.ks <- mean(ks.sim > ks.obs)
  p.sse <- mean(sse.sim > sse.obs)
  p.lrt <- mean(lrt.sim > lrt.obs)
  p.srat <- mean(srat.sim > srat.obs)

# and 'errors' on p-values 
# (from binomial formula sd = sqrt[p*(1-p)N] )

  p.T.err <- sqrt( p.T * (1-p.T) / length(T.sim) )
  p.D.err <- sqrt( p.D * (1-p.D) / length(D.sim) )
  p.ks.err <- sqrt( p.ks * (1-p.ks) / length(ks.sim) )
  p.sse.err <- sqrt( p.sse * (1-p.sse) / length(sse.sim) )
  p.lrt.err <- sqrt( p.lrt * (1-p.lrt) / length(lrt.sim) )
  p.srat.err <- sqrt( p.srat * (1-p.srat) / length(srat.sim) )

# display the results

  cat("-- Bayesian p-value for T   : p = ", p.T,  " [+/-",signif(p.T.err, digits=3),"]", fill=TRUE, sep="")
  cat("-- Bayesian p-value for D   : p = ", p.D,  " [+/-",signif(p.D.err, digits=3),"]", fill=TRUE, sep="")
  cat("-- Bayesian p-value for KS  : p = ", p.ks, " [+/-",signif(p.ks.err, digits=3),"]", fill=TRUE, sep="")
  cat("-- Bayesian p-value for SSE : p = ", p.sse," [+/-",signif(p.sse.err, digits=3),"]", fill=TRUE, sep="")
  cat("-- Bayesian p-value for Sm.T: p = ", p.srat," [+/-",signif(p.srat.err, digits=3),"]", fill=TRUE, sep="")
  cat("-- Bayesian p-value for LRT : p = ", p.lrt," [+/-",signif(p.lrt.err, digits=3),"]", fill=TRUE, sep="")


# plot histograms of T and D

  png("bayes2.png", width = 960, height = 480)


  layout(rbind(c(1,2,3),c(4,5,6)))

  pp.plot(T.obs, T.sim, name="T.sim", p.T)
  pp.plot(srat.obs, srat.sim, name="srat.sim", p.srat)
  pp.plot(lrt.obs, lrt.sim, name="lrt.sim", p.lrt)
  pp.plot(sse.obs, sse.sim, name="sse.sim", p.sse)
  pp.plot(D.obs, D.sim, name="D.sim", p.D)
  pp.plot(ks.obs, ks.sim, name="ks.sim", p.ks)

  dev.off(which = dev.cur())

  if (ps == TRUE) {
     dev.off(dev.cur())
  }

# -------------------------------------------
# generate 'pretty' output graphical summary


#  postscript(ps.out, family="Times", horizontal=TRUE)
  png("bayes.png", width = 960, height = 960)
  par(cex=1.5, lwd=1.5, ps=15, las=1)

   layout(rbind(c(1,1,1),
               c(2,2,4),
               c(3,3,5)))

# frame 1: time series

  plot(t, x.t, type="l", bty="l")

# frame 2: periodogram + model 

  dx <- x[1]
  x.plot <- c(x[1]-dx/2,x)
  y.plot <- model(theta.map, x.plot, mod=mod)
  plot(x-dx/2, y, log="xy", type="s", xlab="Frequency", ylab="Power", bty="l")

  smooth.per <- lowess(log(x), log(y), f=0.2)
  smooth.x <- exp(smooth.per$x)
  smooth.y <- exp(smooth.per$y + 0.557214) 
  lines(smooth.x, smooth.y, type="l", col="blue", lw=5)

  lines(x.plot, y.plot, lty=1, lwd=4, col="red")
 
# frame 3: residuals

  y.map <- model(theta.map, x, mod=mod)
  rat <- y/y.map
  plot(x-dx/2, rat, type="s", bty="l", log="xy", xlab="Frequency", 
        ylab="data/model", ylim=c(0.1, max(10,max(rat)*1.2)))

  filt <- c(0.25, 0.5, 0.25)
  filter.y <- filter(y, filter=filt)
  lines(x-dx/2, filter.y/y.map, type="s", col="blue", lw=3)

  lines(range(x)-dx/2, c(1,1), lwd=4, col="red")

# frame 4: histogram of T 

  pp.plot(srat.obs, srat.sim, name="srat.sim", p.srat)

# frame 5: histogram of SSE

  pp.plot(sse.obs, sse.sim, name="sse.sim", p.sse)

  dev.off(which = dev.cur())

# -------------------------------------------

# return the periodogram data to the user

  result <- list(f=x, p=y, p.smooth=y.smooth)
  return(result)

# end of BAYES routine

  }

# ------------------------------------------------

